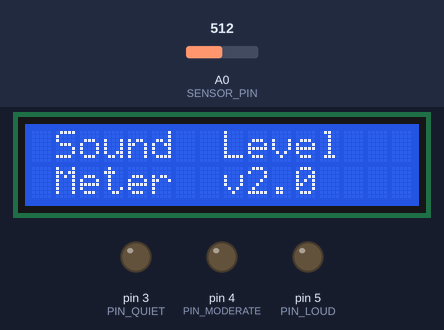
Bench run of a sketch on a simulated Arduino Uno, built with avr-gcc and run on an emulated ATmega328P. On the bench: 16×2 character LCD, output pins drawn as LEDs (lit = HIGH). Inputs (shaded band) come from the test bench; at power-on: A0 (SENSOR_PIN) = 512. What the sketch prints to the serial monitor is not drawn.

Above: at 0.1 s.
At 2.2 s:
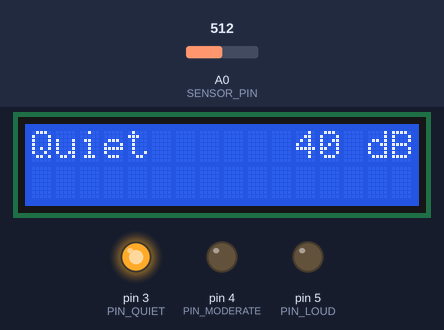
Timing chart, 0 to 3.7 s (numbered marks = the images above):
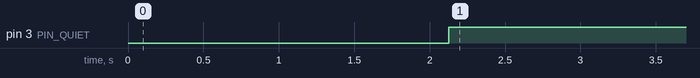

Measured:
- by itself, pin 3 (PIN_QUIET): LOW → HIGH at 2.1 s

The sketch:

decibel_sensor_project_v2.ino
```cpp
#include <LiquidCrystal.h>

LiquidCrystal lcd(    7,  8,  9, 10, 11, 12);

#define SENSOR_PIN A0
#define PIN_QUIET 3
#define PIN_MODERATE 4
#define PIN_LOUD 5

const int sampleWindow = 50;
unsigned int sample;

const float ADC_REF = 20.0;
const float DB_MIN  = 40.0;
const float DB_MAX  = 95.0;


byte bar1[8] = {0x10, 0x10, 0x10, 0x10, 0x10, 0x10, 0x10, 0x10};
byte bar2[8] = {0x18, 0x18, 0x18, 0x18, 0x18, 0x18, 0x18, 0x18};
byte bar3[8] = {0x1C, 0x1C, 0x1C, 0x1C, 0x1C, 0x1C, 0x1C, 0x1C};
byte bar4[8] = {0x1E, 0x1E, 0x1E, 0x1E, 0x1E, 0x1E, 0x1E, 0x1E};
byte bar5[8] = {0x1F, 0x1F, 0x1F, 0x1F, 0x1F, 0x1F, 0x1F, 0x1F};

const int SMOOTH_COUNT = 3;
float dbHistory[3] = {40.0, 40.0, 40.0};
int historyIndex = 0;

void setup() {
  pinMode(SENSOR_PIN, INPUT);
  pinMode(PIN_QUIET, OUTPUT);
  pinMode(PIN_MODERATE, OUTPUT);
  pinMode(PIN_LOUD, OUTPUT);

  digitalWrite(PIN_QUIET, LOW);
  digitalWrite(PIN_MODERATE, LOW);
  digitalWrite(PIN_LOUD, LOW);

  Serial.begin(9600);

  lcd.begin(16, 2);

  lcd.createChar(0, bar1);
  lcd.createChar(1, bar2);
  lcd.createChar(2, bar3);
  lcd.createChar(3, bar4);
  lcd.createChar(4, bar5);

  lcd.setCursor(0, 0);
  lcd.print(" Sound  Level");
  lcd.setCursor(0, 1);
  lcd.print(" Meter  v2.0");
  delay(2000);
  lcd.clear();
}

void loop() {

  unsigned long startMillis = millis();
  unsigned int signalMax = 0;
  unsigned int signalMin = 1024;

  while (millis() - startMillis < sampleWindow) {
    sample = analogRead(SENSOR_PIN);
    if (sample < 1024) {
      if (sample > signalMax) signalMax = sample;
      else if (sample < signalMin) signalMin = sample;
    }
  }

  float peakToPeak = signalMax - signalMin;

  float db;
  if (peakToPeak <= ADC_REF) {
    db = DB_MIN;
  } else {

    db = DB_MIN + 20.0 * log10(peakToPeak / ADC_REF);
  }


  if (db < DB_MIN) db = DB_MIN;
  if (db > DB_MAX) db = DB_MAX;


  dbHistory[historyIndex] = db;
  historyIndex = (historyIndex + 1) % SMOOTH_COUNT;

  float dbSmoothed = 0;
  for (int i = 0; i < SMOOTH_COUNT; i++) {
    dbSmoothed += dbHistory[i];
  }
  dbSmoothed /= SMOOTH_COUNT;

  int dbDisplay = (int)dbSmoothed;


  lcd.setCursor(0, 0);

  if (dbDisplay <= 60) {
    lcd.print("Quiet  ");
  } else if (dbDisplay < 85) {
    lcd.print("Medium ");
  } else {
    lcd.print("LOUD!  ");
  }

  lcd.setCursor(10, 0);
  if (dbDisplay < 10) lcd.print("  ");
  else if (dbDisplay < 100) lcd.print(" ");
  lcd.print(dbDisplay);
  lcd.print(" dB");


  drawBar(dbSmoothed);

  if (dbDisplay <= 60) {
    digitalWrite(PIN_QUIET, HIGH);
    digitalWrite(PIN_MODERATE, LOW);
    digitalWrite(PIN_LOUD, LOW);
  } else if (dbDisplay < 85) {
    digitalWrite(PIN_QUIET, LOW);
    digitalWrite(PIN_MODERATE, HIGH);
    digitalWrite(PIN_LOUD, LOW);
  } else {
    digitalWrite(PIN_QUIET, LOW);
    digitalWrite(PIN_MODERATE, LOW);
    digitalWrite(PIN_LOUD, HIGH);
  }

  Serial.print("Raw P2P: ");
  Serial.print(peakToPeak);
  Serial.print(" | dB (log): ");
  Serial.print(dbSmoothed, 1);
  Serial.print(" | Level: ");
  if (dbDisplay <= 60) Serial.println("Quiet");
  else if (dbDisplay < 85) Serial.println("Moderate");
  else Serial.println("LOUD!");

  delay(100);
}


void drawBar(float db) {

  int barLength = map((int)db, (int)DB_MIN, (int)DB_MAX, 0, 80);
  barLength = constrain(barLength, 0, 80);

  int fullBlocks = barLength / 5;
  int remainder  = barLength % 5;

  lcd.setCursor(0, 1);

  for (int i = 0; i < fullBlocks && i < 16; i++) {
    lcd.write(byte(4));
  }

  if (remainder > 0 && fullBlocks < 16) {
    lcd.write(byte(remainder - 1));
    fullBlocks++;
  }

  for (int i = fullBlocks; i < 16; i++) {
    lcd.print(" ");
  }
}
```
